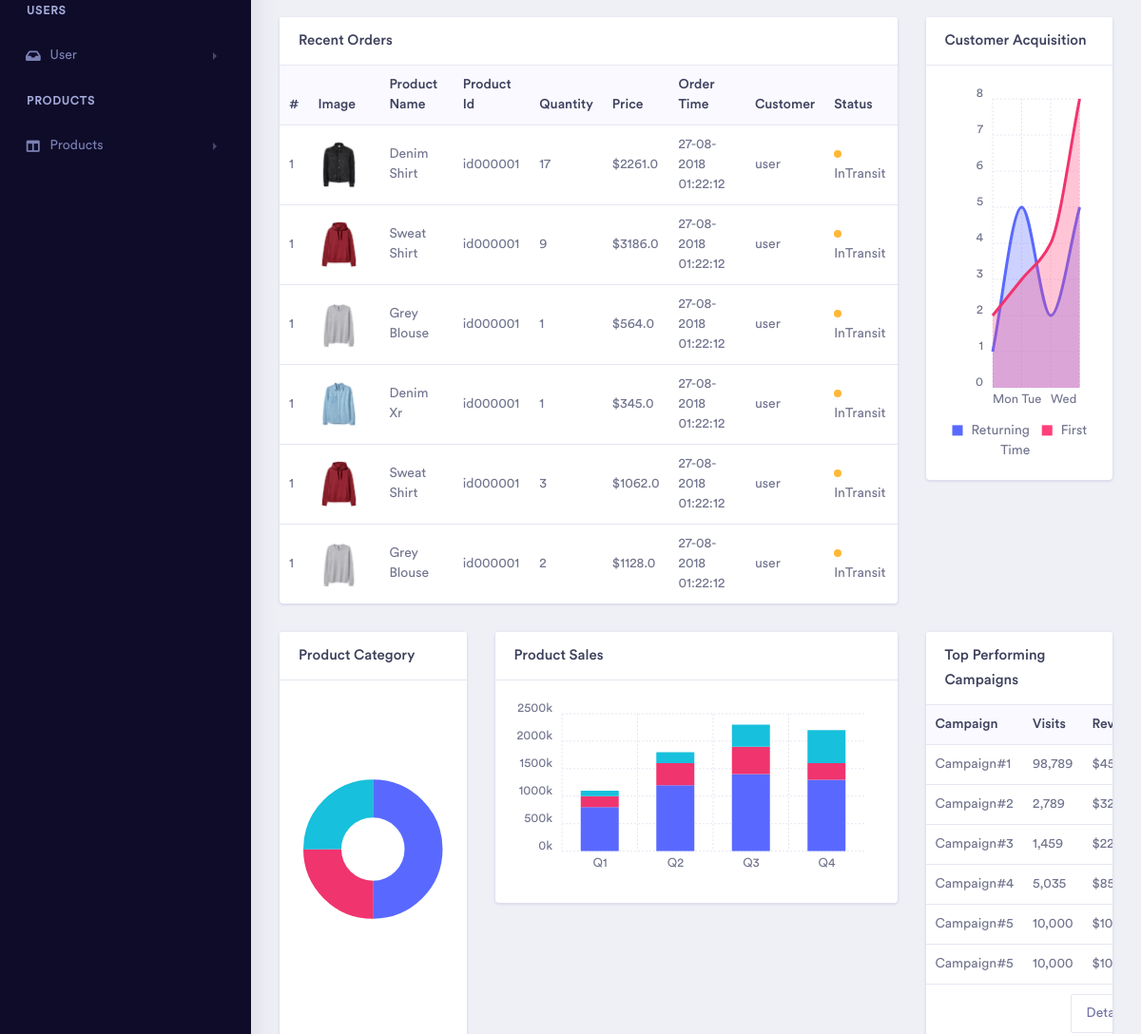
The app's page /dashboard/ (signed in, middle part), older data.
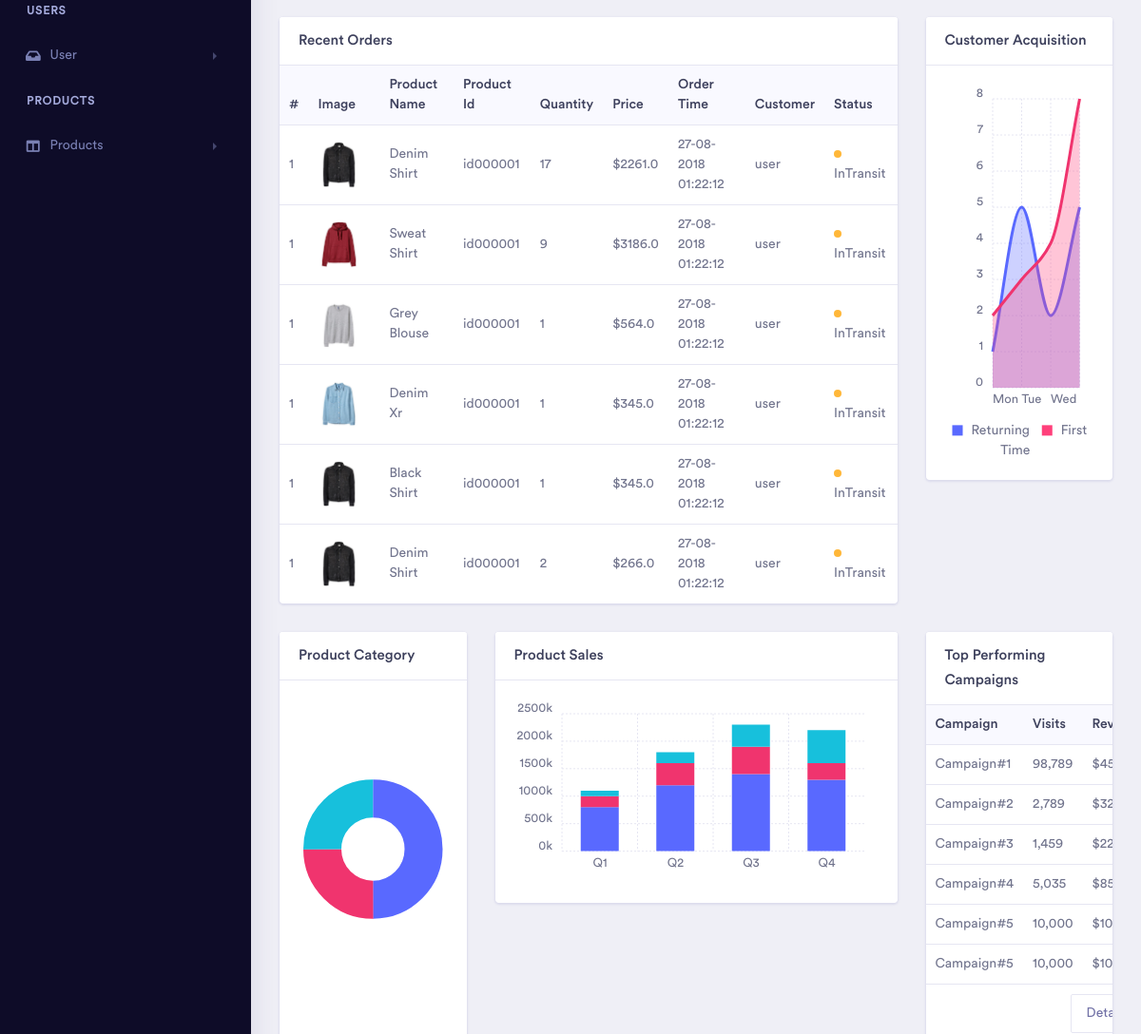
The same page, newer data.
### shop/models.py (models this page shows, shortened)
class OrderItem(models.Model):
    user = models.ForeignKey(settings.AUTH_USER_MODEL,
                             on_delete=models.CASCADE)
    ordered = models.BooleanField(default=False)
    item = models.ForeignKey(Item, on_delete=models.CASCADE)
    quantity = models.PositiveIntegerField(default=1)
    favourite = models.BooleanField(blank=True, default=False)
    def get_total_item_price(self):
        return self.quantity * self.item.price
    def get_final_price(self):
        if self.item.discount_price:
            return self.get_total_discount_item_price()
        return self.get_total_item_price()

class Item(models.Model):
    title = models.CharField(max_length=100)
    price = models.FloatField()
    discount_price = models.FloatField(blank=True, null=True)
    category = models.CharField(choices=CATEGORY_CHOICES, max_length=2)
    label = models.CharField(choices=LABEL_CHOICES, max_length=1)
    slug = models.SlugField()
    description = models.TextField()
    image = models.ImageField()
    favourite = models.BooleanField(blank=True, default=False)

### shop/views.py (the view)
# urls.py: path('dashboard/', DashboardIndex, name='dboard'),
@login_required(login_url='signin')
def DashboardIndex(request):
    username = request.user.username
    total = 0
    context = {
        'items': OrderItem.objects.all(),
        'username': username,
        'total': total
    }
    return render(request, 'index.html', context)

### templates/index.html (shortened to what the changed rows need)
<!DOCTYPE html>
{% load static %}
<html lang="en">
  <head>
    <link
      rel="stylesheet"
      href="{% static 'assets/vendor/bootstrap/css/bootstrap.min.css'%}"
    />
    <link
      href="{% static 'assets/vendor/fonts/circular-std/style.css'%}"
      rel="stylesheet"
    />
    <link rel="stylesheet" href="{% static 'assets/libs/css/style.css'%}" />
    <link
      rel="stylesheet"
      href="{% static 'assets/vendor/fonts/fontawesome/css/fontawesome-all.css'%}"
    />
    <link
      rel="stylesheet"
      href="{% static 'assets/vendor/charts/chartist-bundle/chartist.css'%}"
    />
    <link
      rel="stylesheet"
      href="{% static 'assets/vendor/charts/morris-bundle/morris.css'%}"
    />
    <link
      rel="stylesheet"
      href="{% static 'assets/vendor/fonts/material-design-iconic-font/css/materialdesignicons.min.css'%}"
    />
    <link
      rel="stylesheet"
      href="{% static 'assets/vendor/charts/c3charts/c3.css'%}"
    />
    <link
      rel="stylesheet"
      href="{% static 'assets/vendor/fonts/flag-icon-css/flag-icon.min.css'%}"
    />
  </head>
  <body>
    <div class="dashboard-main-wrapper">
      <div class="dashboard-wrapper">
        <div class="dashboard-ecommerce">
          <div class="container-fluid dashboard-content">
            <div class="ecommerce-widget">
              <div class="row">
                <div class="col-xl-9 col-lg-12 col-md-6 col-sm-12 col-12">
                  <div class="card">
                    <div class="card-body p-0">
                      <div class="table-responsive">
                        <table class="table">
                          <thead class="bg-light">
                            <tr class="border-0">
                              <th class="border-0">#</th>
                              <th class="border-0">Image</th>
                              <th class="border-0">Product Name</th>
                              <th class="border-0">Product Id</th>
                              <th class="border-0">Quantity</th>
                              <th class="border-0">Price</th>
                              <th class="border-0">Order Time</th>
                              <th class="border-0">Customer</th>
                              <th class="border-0">Status</th>
                            </tr>
                          </thead>
                          <tbody>
                            {% for itm in items %}
                            <tr>
                              <td>1</td>
                              <td>
                                <div class="m-r-10">
                                  <img
                                    src="{{itm.item.image.url}}"
                                    alt="user"
                                    class="rounded"
                                    width="45"
                                  />
                                </div>
                              </td>
                              <td>{{itm.item.title}}</td>
                              <td>id000001</td>
                              <td>{{itm.quantity}}</td>
                              <td>${{itm.get_final_price}}</td>
                              <td>27-08-2018 01:22:12</td>
                              <td>{{username}}</td>
                              <td>
                                <span class="badge-dot badge-brand mr-1"></span
                                >InTransit
                              </td>
                            </tr>
                            {% endfor %}
                          </tbody>
                        </table>
                      </div>
                    </div>
                  </div>
                </div>
              </div>
              <div class="row">
                <div class="col-xl-3 col-lg-12 col-md-6 col-sm-12 col-12">
                  <div class="card">
                    <div class="card-body p-0">
                      <div class="table-responsive">
                        <table class="table no-wrap p-table">
                          <thead class="bg-light">
                            <tr class="border-0">
                              <th class="border-0">Campaign</th>
                              <th class="border-0">Visits</th>
                              <th class="border-0">Revenue</th>
                            </tr>
                          </thead>
                        </table>
                      </div>
                    </div>
                  </div>
                </div>
              </div>
            </div>
          </div>
        </div>
      </div>
    </div>
  </body>
</html>

Row changes from the older to the newer data that the page shows:
removed OrderItem: item.image (picture), item "Sweat Shirt", quantity "3", get_final_price "1062.0", {{ username }} "user"
removed OrderItem: item.image (picture), item "Grey Blouse", quantity "2", get_final_price "1128.0", {{ username }} "user"
added OrderItem: item.image (picture), item "Black Shirt", quantity "1", get_final_price "345.0", {{ username }} "user"
added OrderItem: item.image (picture), item "Denim Shirt", quantity "2", get_final_price "266.0", {{ username }} "user"
